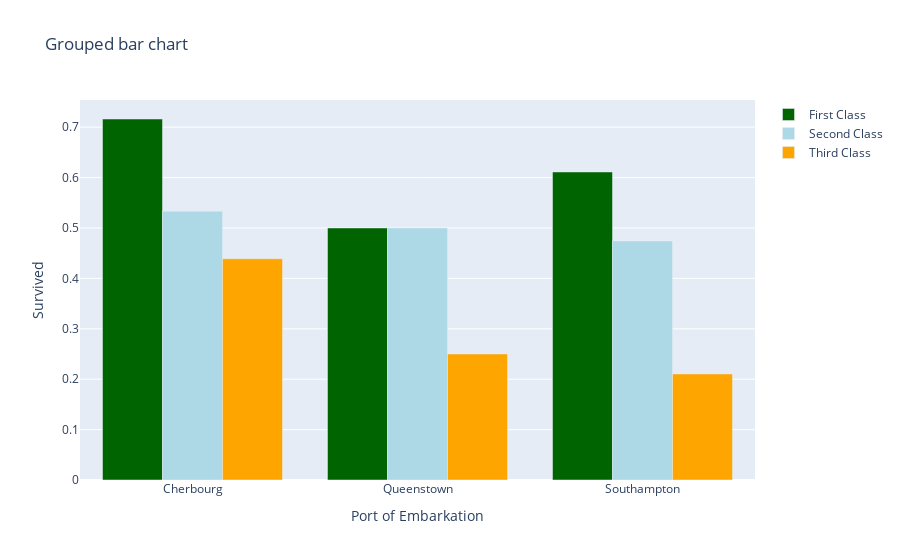

This figure's notebook cell:
### Code cell
# Let's display that with plotly.
mydata1 = go.Bar(
    x=results.loc['first'].index,
    y=results.loc['first'][continuous_var],
    name='First Class',
    marker=dict(color='darkgreen')
)
mydata2 = go.Bar(
    x=results.loc['second'].index,
    y=results.loc['second'][continuous_var],
    name='Second Class',
    marker=dict(color='lightblue')
)
mydata3 = go.Bar(
    x=results.loc['third'].index,
    y=results.loc['third'][continuous_var],
    name='Third Class',
    marker=dict(color='orange')
)

mylayout = go.Layout(
    title='Grouped bar chart',
    xaxis = dict(title = 'Port of Embarkation'), # x-axis label
    yaxis = dict(title = str(continuous_var)), # y-axis label
    
)
fig = go.Figure(data=[mydata1, mydata2, mydata3], layout=mylayout)
fig.show()

### Figure 1 — Plotly figure (JSON) as saved in the notebook; plotly's stock layout.template omitted (floating-point values rounded to 4 significant figures)
{"data": [{"marker": {"color": "darkgreen"}, "name": "First Class", "type": "bar", "x": ["Cherbourg", "Queenstown", "Southampton"], "y": [0.7162, 0.5, 0.6111]}, {"marker": {"color": "lightblue"}, "name": "Second Class", "type": "bar", "x": ["Cherbourg", "Queenstown", "Southampton"], "y": [0.5333, 0.5, 0.4744]}, {"marker": {"color": "orange"}, "name": "Third Class", "type": "bar", "x": ["Cherbourg", "Queenstown", "Southampton"], "y": [0.439, 0.25, 0.2103]}], "layout": {"autosize": true, "title": {"text": "Grouped bar chart"}, "xaxis": {"autorange": true, "range": [-0.5, 2.5], "title": {"text": "Port of Embarkation"}, "type": "category"}, "yaxis": {"autorange": true, "range": [0, 0.7539], "title": {"text": "Survived"}, "type": "linear"}}}
